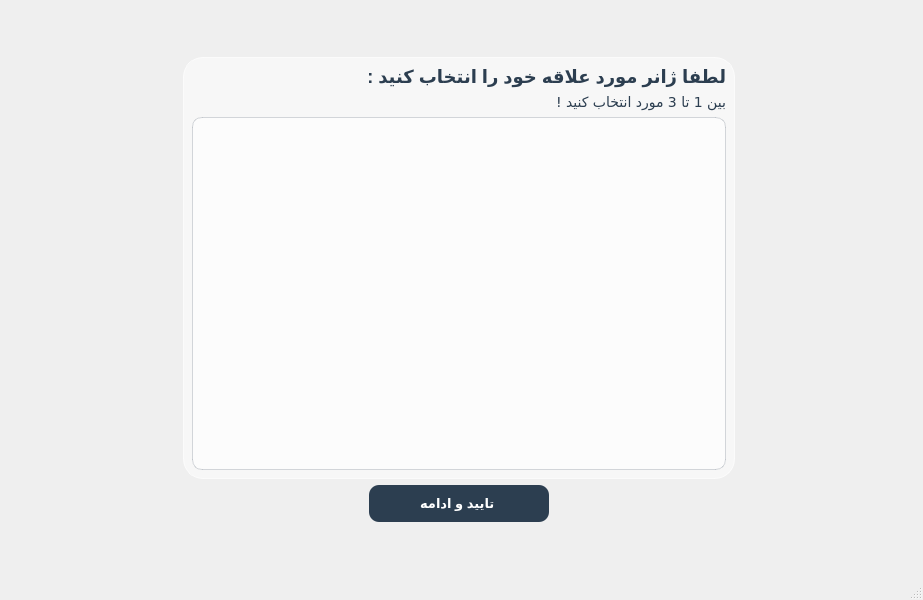
<?xml version="1.0" encoding="UTF-8"?>
<ui version="4.0">
 <class>GenreSelectionWindow_c</class>
 <widget class="QMainWindow" name="GenreSelectionWindow_c">
  <property name="geometry">
   <rect>
    <x>0</x>
    <y>0</y>
    <width>923</width>
    <height>600</height>
   </rect>
  </property>
  <property name="windowTitle">
   <string>MainWindow</string>
  </property>
  <property name="styleSheet">
   <string notr="true">#GenreSelectionWindow, #centralwidget {
    border-image: url(:/wallhaven-49kq3d.jpg) 0 0 0 0 stretch stretch;
}
#widget {
    background-color: rgba(255, 255, 255, 120);  
    border: 1px solid rgba(255, 255, 255, 180);
    border-radius: 20px;
    min-width: 550px; 
    min-height: 420px;
}
QPushButton#confirmButton {
    background-color: #2c3e50;
    color: #ffffff;
    border: none;
    border-radius: 15px;
    font-family: &quot;Vazirmatn&quot;, &quot;Segoe UI&quot;, &quot;Tahoma&quot;;
    font-size: 14px;
    font-weight: bold;
    padding: 10px;
}

QPushButton#confirmButton:hover {
    background-color: #34495e;
    color: #d4af37;
}

QPushButton#confirmButton:pressed {
    background-color: #1a252f;
}
QListWidget#genresListWidget {
    background-color: rgba(255, 255, 255, 160);
    color: #2c3e50;
    border: 1px solid rgba(44, 62, 80, 50);
    border-radius: 10px;
    padding: 5px;
    font-family: &quot;Vazirmatn&quot;, &quot;Segoe UI&quot;, &quot;Tahoma&quot;;
}
QListWidget#genresListWidget::item {
    padding: 10px;
    color: #2c3e50;
    border-bottom: 1px solid rgba(44, 62, 80, 15);
    border-radius: 6px;
}

QListWidget#genresListWidget::item:hover {
    background-color: rgba(44, 62, 80, 25);
}

QListWidget#genresListWidget::item:selected {
    background-color: #2c3e50; 
    color: #ffffff;
}
QLabel {
    color: #2c3e50;
    font-family: &quot;Vazirmatn&quot;, &quot;Segoe UI&quot;, &quot;Tahoma&quot;;
    font-size: 18px;
    font-weight: bold;
    background: transparent;
}
QLabel#instructionLabel {
    color: #2c3e50;
    font-size: 14px;
    font-weight: normal;
    background: transparent;
}</string>
  </property>
  <widget class="QWidget" name="centralwidget">
   <property name="styleSheet">
    <string notr="true">#centralwidget {
    border-image: url(:/back.im.jpg);
}</string>
   </property>
   <layout class="QGridLayout" name="gridLayout">
    <item row="0" column="1">
     <spacer name="verticalSpacer">
      <property name="orientation">
       <enum>Qt::Vertical</enum>
      </property>
      <property name="sizeHint" stdset="0">
       <size>
        <width>20</width>
        <height>20</height>
       </size>
      </property>
     </spacer>
    </item>
    <item row="3" column="1">
     <spacer name="verticalSpacer_2">
      <property name="orientation">
       <enum>Qt::Vertical</enum>
      </property>
      <property name="sizeHint" stdset="0">
       <size>
        <width>20</width>
        <height>20</height>
       </size>
      </property>
     </spacer>
    </item>
    <item row="1" column="4">
     <spacer name="horizontalSpacer">
      <property name="orientation">
       <enum>Qt::Horizontal</enum>
      </property>
      <property name="sizeHint" stdset="0">
       <size>
        <width>165</width>
        <height>20</height>
       </size>
      </property>
     </spacer>
    </item>
    <item row="2" column="3" colspan="2">
     <widget class="QLabel" name="statusLabel">
      <property name="text">
       <string/>
      </property>
     </widget>
    </item>
    <item row="1" column="0">
     <spacer name="horizontalSpacer_2">
      <property name="orientation">
       <enum>Qt::Horizontal</enum>
      </property>
      <property name="sizeHint" stdset="0">
       <size>
        <width>166</width>
        <height>20</height>
       </size>
      </property>
     </spacer>
    </item>
    <item row="1" column="1" colspan="3">
     <widget class="QWidget" name="widget" native="true">
      <property name="styleSheet">
       <string notr="true"/>
      </property>
      <layout class="QVBoxLayout" name="verticalLayout">
       <item>
        <widget class="QLabel" name="titleLabel">
         <property name="text">
          <string>لطفا ژانر مورد علاقه خود را انتخاب کنید :</string>
         </property>
        </widget>
       </item>
       <item>
        <widget class="QLabel" name="instructionLabel">
         <property name="font">
          <font>
           <family>Vazirmatn</family>
           <pointsize>-1</pointsize>
           <bold>false</bold>
          </font>
         </property>
         <property name="styleSheet">
          <string notr="true"/>
         </property>
         <property name="text">
          <string>بین 1 تا 3 مورد انتخاب کنید !</string>
         </property>
        </widget>
       </item>
       <item>
        <widget class="QListWidget" name="genresListWidget"/>
       </item>
      </layout>
     </widget>
    </item>
    <item row="2" column="2">
     <widget class="QPushButton" name="confirmButton">
      <property name="styleSheet">
       <string notr="true">QPushButton#confirmButton {
    background-color: #2c3e50; 
    color: #ffffff;
    border: none;
    border-radius: 10px; 
    padding: 10px;
    font-family: &quot;Segoe UI&quot;, &quot;Tahoma&quot;;
    font-size: 10pt;
    font-weight: bold;
}
QPushButton#confirmButton:hover {
    background-color: #34495e;  
    color: #d4af37; 
    font-weight: bold;      
}
QPushButton#confirmButton:pressed {
    background-color: #1a252f; 
}</string>
      </property>
      <property name="text">
       <string>تایید و ادامه </string>
      </property>
     </widget>
    </item>
   </layout>
  </widget>
  <widget class="QMenuBar" name="menubar">
   <property name="geometry">
    <rect>
     <x>0</x>
     <y>0</y>
     <width>923</width>
     <height>25</height>
    </rect>
   </property>
  </widget>
  <widget class="QStatusBar" name="statusbar"/>
 </widget>
 <resources/>
 <connections/>
</ui>
